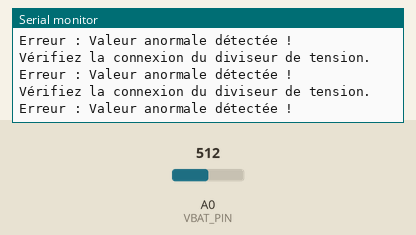
This sketch was run on a simulated Arduino Uno, built with avr-gcc and run on an emulated ATmega328P. On the bench: the last lines printed to the serial monitor. The test bench sets the inputs (shaded band); at power-on: A0 (VBAT_PIN) = 512.

Above: at 1.2 s.
1.3 s: A0 (VBAT_PIN) set to 599
At 2.3 s:
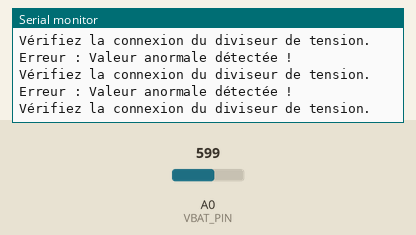
2.8 s: A0 (VBAT_PIN) set to 622
At 3.4 s:
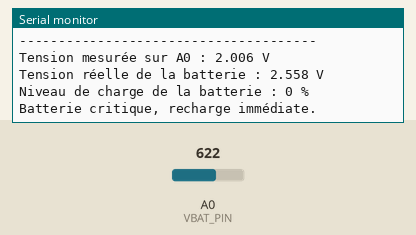

The sketch:

Batterie.ino
```cpp
#define VBAT_PIN A0  // Broche utilisée pour mesurer la tension de la batterie

// Facteur de conversion basé sur le diviseur de tension 120kΩ / 33kΩ
#define DIVISEUR_RATIO (51.0 / 40.0)

// Plage de tension de la batterie (basée sur une Li-ion 3.7V)
#define VBAT_MAX 4.2  // Tension pleine charge
#define VBAT_MIN 3.2  // Tension déchargée (batterie critique)

void setup() {
    Serial.begin(115200);
    while (!Serial);
}

void loop() {
    // Lecture brute de l'ADC (valeur entre 0 et 1023)
    int raw = analogRead(VBAT_PIN);

    // Conversion en tension mesurée sur A0
    float vA0 = (raw / 1023.0) * 3.3;

    // Calcul de la tension réelle de la batterie
    float vBat = vA0 * DIVISEUR_RATIO;

    // Protection contre des valeurs aberrantes
    if (vBat > 4.3 || vBat < 2.5) {
        Serial.println("Erreur : Valeur anormale détectée !");
        Serial.println("Vérifiez la connexion du diviseur de tension.");
        return;
    }

    // Calcul du pourcentage de charge
    int batteryLevel = 0;
    if (vBat >= VBAT_MAX) {
        batteryLevel = 100;
    } else if (vBat <= VBAT_MIN) {
        batteryLevel = 0;
    } else {
        batteryLevel = (int)((vBat - VBAT_MIN) / (VBAT_MAX - VBAT_MIN) * 100.0);
    }

    // Affichage des résultats
    Serial.println("--------------------------------------");
    Serial.print("Tension mesurée sur A0 : ");
    Serial.print(vA0, 3);
    Serial.println(" V");

    Serial.print("Tension réelle de la batterie : ");
    Serial.print(vBat, 3);
    Serial.println(" V");

    Serial.print("Niveau de charge de la batterie : ");
    Serial.print(batteryLevel);
    Serial.println(" %");

    // Messages d'état de la batterie
    if (batteryLevel == 100) {
        Serial.println("Batterie pleine.");
    } else if (batteryLevel >= 80) {
        Serial.println("Batterie bien chargée.");
    } else if (batteryLevel >= 60) {
        Serial.println("Batterie moyenne, recharge bientôt.");
    } else if (batteryLevel >= 40) {
        Serial.println("Batterie faible.");
    } else if (batteryLevel >= 20) {
        Serial.println("Batterie très faible, recharge nécessaire.");
    } else {
        Serial.println("Batterie critique, recharge immédiate.");
    }

    delay(5000);
}
```

Measured:
- the behaviour switches between 607 and 608 on A0 (VBAT_PIN) (found by bisection; images 1 and 2)
- after the input at 2.8 s, the serial monitor: prints a new line at once (image 2)
